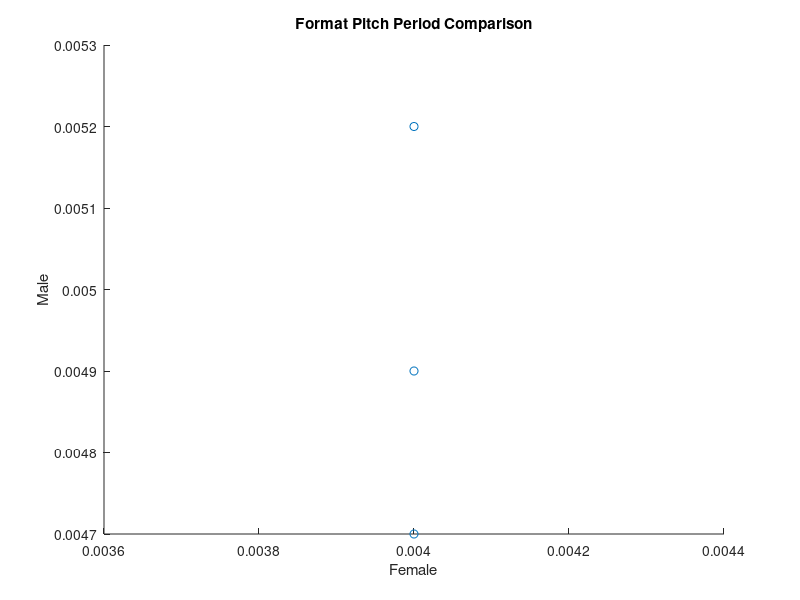

This figure's MATLAB source:
%% Scatter Plot

%Values are taken from previous parts of the lab
females = [0.004, 0.004, 0.004];
males = [0.0049, 0.0047, 0.0052];
figure
scatter(females,males)
xlabel('Female')
ylabel('Male')
title('Format Pitch Period Comparison')
